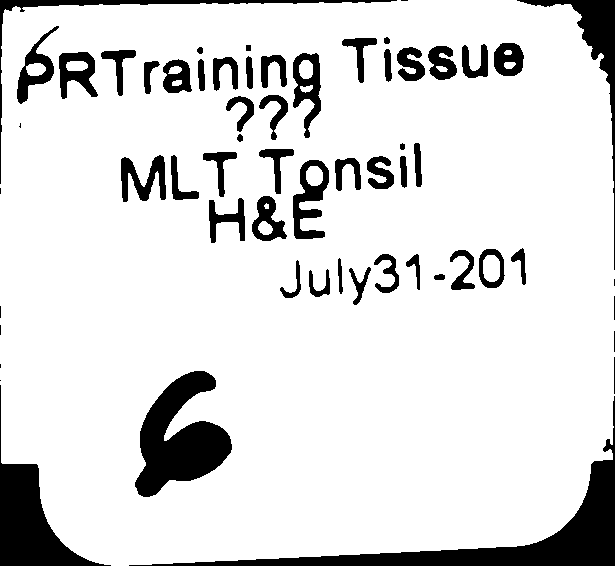
#> input picture 57858944-border-removal/1.png, 615 x 566 px
$ python border_removal.py
#> lines starting #> are read from the running program, lines starting #| are printed output that depends on the picture; after the words box and inside, x2 and y2 are one past the last pixel; in counts of white or black regions, pixels touching at a corner belong together
import cv2
import numpy as np

image = cv2.imread('1.png')
#> image is the input picture: shape (566, 615, 3); 86.9% white; 60 black regions (8 under 20 px), largest, box (x1, y1, x2, y2) and area: (129, 396, 615, 566) 9319, (135, 371, 232, 497) 6567, (0, 385, 111, 566) 5437
gray = cv2.cvtColor(image, cv2.COLOR_BGR2GRAY)
#> gray: shape (566, 615); 86.9% white; 60 black regions (8 under 20 px)
mask = np.zeros(image.shape, dtype=np.uint8)

cnts = cv2.findContours(gray, cv2.RETR_EXTERNAL, cv2.CHAIN_APPROX_SIMPLE)
#> cnts = 1 contour; box (x1, y1, x2, y2) and area: (0, 0, 615, 566) 327322
cnts = cnts[0] if len(cnts) == 2 else cnts[1]

cv2.fillPoly(mask, cnts, [255,255,255])
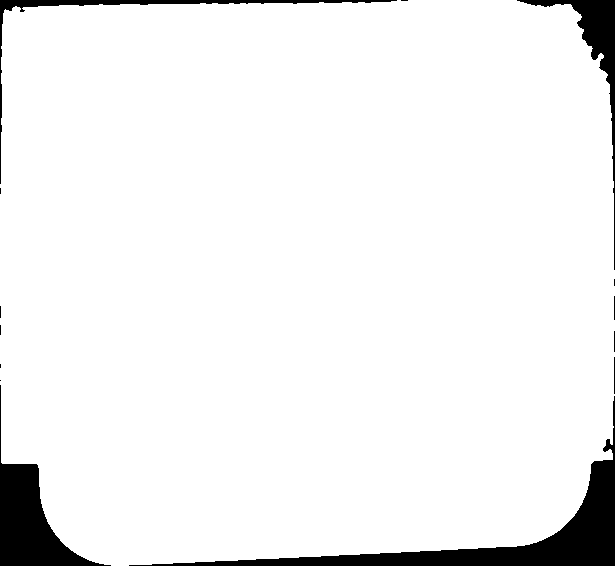
#> mask: shape (566, 615, 3); 94.4% white; 14 black regions (7 under 20 px), largest, box (x1, y1, x2, y2) and area: (129, 396, 615, 566) 9319, (0, 385, 111, 566) 5437, (517, 0, 615, 270) 2838
mask = 255 - mask
result = cv2.bitwise_or(image, mask)
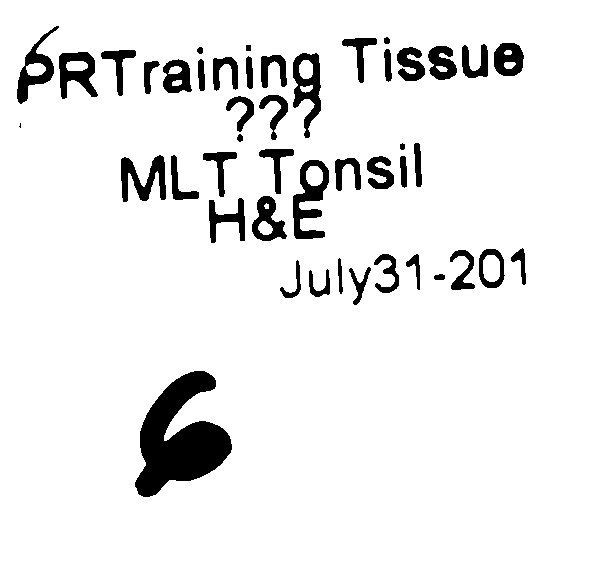
#> result: shape (566, 615, 3); 92.5% white; 46 black regions (1 under 20 px), largest, box (x1, y1, x2, y2) and area: (135, 371, 232, 497) 6567, (293, 160, 329, 239) 1372, (293, 53, 321, 138) 1175

cv2.imshow('mask', mask)
cv2.imshow('result', result)
cv2.waitKey(0)
